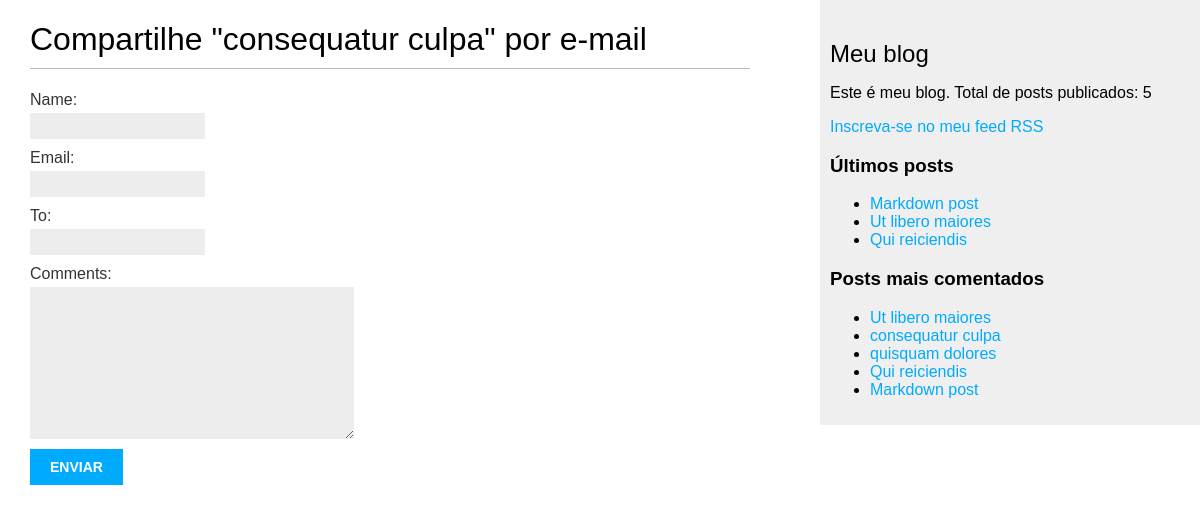
Screenshot of /blog/1/share/ with the database file from the repository.
### blog/models.py (models this page shows, shortened)
class Post(models.Model):
    class Status(models.TextChoices):
        DRAFT = 'DF', 'Draft'
        PUBLISHED = 'PB', 'Published'
    tags = TaggableManager()
    title = models.CharField(max_length=250)
    slug = models.SlugField(
        max_length=250,
        unique_for_date='publish'
        )
    author = models.ForeignKey(
        settings.AUTH_USER_MODEL,
        on_delete=models.CASCADE,
        related_name='blog_posts'
    )
    body = models.TextField()
    publish = models.DateTimeField(default=timezone.now)
    created = models.DateTimeField(auto_now_add=True)
    updated = models.DateTimeField(auto_now=True)
    status = models.CharField(
        max_length=2,
        choices=Status,
        default=Status.DRAFT
    )
    objects = models.Manager() # O gerente padrão.
    published = PublishedManeger() # Nosso gerente personalizado.
    class Meta:
        ordering = ['-publish']
        indexes = [
            models.Index(fields=['-publish']),
        ]
    def get_absolute_url(self):
        return reverse(
            'blog:post_detail',
            args=[
                self.publish.year,
                self.publish.month,
                self.publish.day,
                self.slug
            ]
        )

### blog/views.py (the view)
# urls.py: path('<int:post_id>/share/', views.post_share, name='post_share'),
def post_share(request, post_id):
    post = get_object_or_404(
        Post,
        id=post_id,
        status=Post.Status.PUBLISHED
    )
    sent = False
    if request.method == 'POST':
        form = EmailPostForm(request.POST)
        if form.is_valid():
            cd = form.cleaned_data
            post_url = request.build_absolute_uri(
                post.get_absolute_url()
            )
            subject = (
                f"{cd['name']} ({cd['email']})"
                f"recomenda que você leia {post.title}"
            )
            message = (
                f"Leia {post.title} em {post_url}\n\n"
                f"{cd['name']}\'s comentários: {cd['comments']}"
            )
            send_mail(
                subject=subject,
                message=message,
                from_email=None,
                recipient_list=[cd['to']]
            )
            sent = True
    else:
        form = EmailPostForm()
    return render(
        request,
        'blog/post/share.html',
        {
            'post': post,
            'form': form,
            'sent': sent
        }
    )

### blog/forms.py
class EmailPostForm(forms.Form):
    name = forms.CharField(max_length=25)
    email = forms.EmailField()
    to = forms.EmailField()
    comments = forms.CharField(
        required=False,
        widget=forms.Textarea
        )

### blog/models.py (called while the page is built)
    def get_queryset(self):
        return (
            super().get_queryset().filter(status=Post.Status.PUBLISHED)
        )

### blog/templatetags/blog_tags.py (called while the page is built)
@register.simple_tag
def total_posts():
    return Post.published.count()

@register.inclusion_tag('blog/post/latest_posts.html')
def show_latest_posts(count=5):
    latest_posts = Post.published.order_by('-publish')[:count]
    return {'latest_posts': latest_posts}

@register.simple_tag
def get_most_commented_posts(count=5):
    return Post.published.annotate(
        total_comments=Count('comments')
    ).order_by('-total_comments')[:count]

### blog/templates/blog/post/share.html (shortened to what this page needs)
{% extends "blog/base.html" %}
{% block content %}
    {% if sent %}
    <h1>E-mail successfully sent</h1>
    <p>
        "{{ post.title}}" foi enviado com sucesso para {{ form.cleaned_data.to }}.
    </p>
    {% else %}
        <h1>Compartilhe "{{ post.title }}" por e-mail</h1>
        <form method="post">
            {{ form.as_p }}
        <input type="submit" value="Enviar">
        </form>
    {% endif %}
{% endblock %}

### blog/templates/blog/base.html (shortened to what this page needs)
{% load blog_tags %}
{% load static %}
<!DOCTYPE html>
<html>
<head>
    <link href="{% static 'blog.css' %}" rel="stylesheet">
</head>
<body>
    <div id="content">
        {% block content %}
        {% endblock %}
    </div>
    <div id="sidebar">
        <h2>Meu blog</h2>
        <p>
            Este é meu blog.
            Total de posts publicados: {% total_posts %}
        </p>
        <p>
            <a href="{% url 'blog:post_feed' %}">
                Inscreva-se no meu feed RSS
            </a>
        </p>
        <h3>Últimos posts</h3>
        {% show_latest_posts 3 %}
        <h3>Posts mais comentados</h3>
        {% get_most_commented_posts as most_commented_posts %}
        <ul>
            {% for post in most_commented_posts %}
            <li>
                <a href="{{ post.get_absolute_url }}">{{ post.title }}</a>
            </li>
            {% endfor %}
        </ul>
    </div>
</body>
</html>

### blog/templates/blog/post/latest_posts.html
<ul>
    {% for post in latest_posts %}
    <li>
        <a href="{{ post.get_absolute_url }}">{{ post.title }}</a>
    </li>
    {% endfor %}
</ul>

### blog/static/blog.css (style rules this page uses)
body { margin:0; padding:0; font-family:helvetica, sans-serif; }
a { color:#00abff; text-decoration:none; }
h1 { font-weight:normal; border-bottom:1px solid #bbb; padding:0 0 10px 0; }
h2 { font-weight:normal; margin:30px 0 0; }
#content { float:left; width:60%; padding:0 0 0 30px; }
#sidebar { float:right; width:30%; padding:10px; background:#efefef; height:100%; }
label { float:left; clear:both; color:#333; margin-bottom:4px; }
input, textarea { clear:both; float:left; margin:0 0 10px; background:#ededed; border:0; padding:6px 10px; font-size:12px; }
input[type=submit] { font-weight:bold; background:#00abff; color:#fff; padding:10px 20px; font-size:14px; text-transform:uppercase; }

### rows the page displays
Post: title "consequatur culpa"
Post: title "Markdown post"
Post: title "Ut libero maiores"
Post: title "Qui reiciendis"
Post: title "quisquam dolores"
